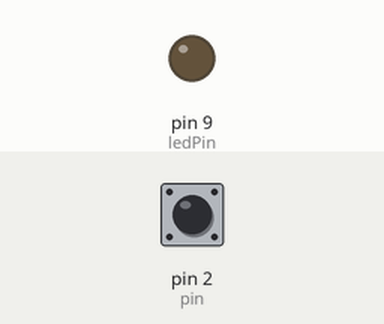
Recording of a sketch running on a simulated Arduino Uno, built with avr-gcc and run on an emulated ATmega328P. Parts: output pins drawn as LEDs (lit = HIGH). The inputs (shaded band) are chosen by the test bench; at power-on: pin 2 (pin) HIGH.

Above: at 1.2 s.
1.3 s: pin 2 (pin) pulled LOW for 0.15 s
At 1.37 s:
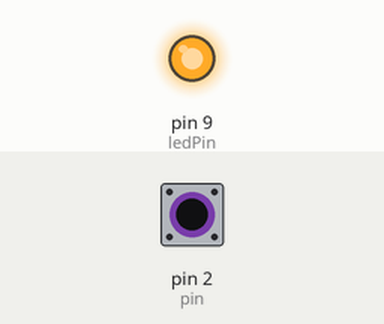
2.9 s: pin 2 (pin) pulled LOW for 3.2 s
At 6.5 s:
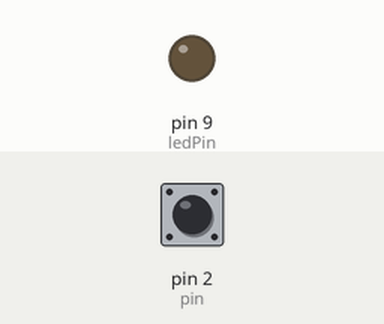
Timing chart, 0 to 8.0 s (numbered marks = the images above; inputs shaded):
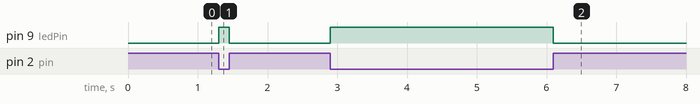

Measured:
- after the input at 1.3 s, pin 9 (ledPin): LOW → HIGH at once, → LOW 0.15 s later
- after the input at 2.9 s, pin 9 (ledPin): LOW → HIGH at once, → LOW 3.2 s later

The sketch:

ex-input-output.ino
```cpp
#define pin 2     //pin on which the button will be connected
#define ledPin 9 //LED pin. is onboard the arduino and does not have to be connected manually

int ledState;     //variable used to store whether or not the LED is currently turned on

void setup() {

  pinMode(pin, INPUT_PULLUP); //button pin is input. Set it to be 5V standby
  pinMode(ledPin, OUTPUT);    //led pin is output

  //led is turned off
  ledState = LOW;
  digitalWrite(ledPin, ledState);
}

void loop() {
  //check to see if the button pin is not the same state as the LED.
  if (digitalRead(pin) != ledState){

    ledState = digitalRead(pin);    //set ledState to be the same as the button state
    digitalWrite(ledPin, !ledState); //write the new LED state to the led pin
    delay(50);
  }
}
```
